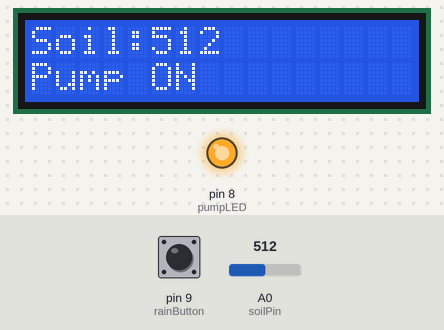
Recording of a sketch running on a simulated Arduino Uno, built with avr-gcc and run on an emulated ATmega328P. On the bench: 16×2 character LCD, output pins drawn as LEDs (lit = HIGH). Inputs (shaded band) come from the test bench; at power-on: A0 (soilPin) = 512, pin 9 (rainButton) HIGH.

Above: at 3.2 s.
3.3 s: A0 (soilPin) set to 462
At 5.2 s:
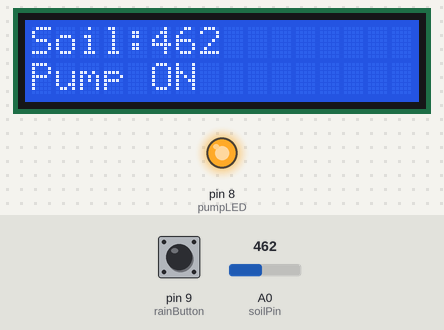
5.5 s: A0 (soilPin) set to 441
At 8.0 s:
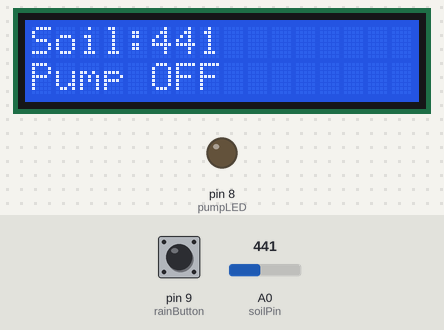
8.5 s: pin 9 (rainButton) pulled LOW for 1.15 s
At 9.8 s:
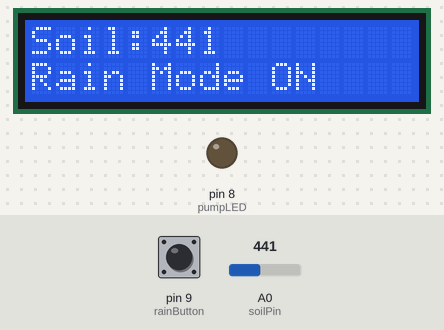
11.6 s: pin 9 (rainButton) pulled LOW for 3.2 s
16.6 s: A0 (soilPin) set to 460
At 18.3 s:
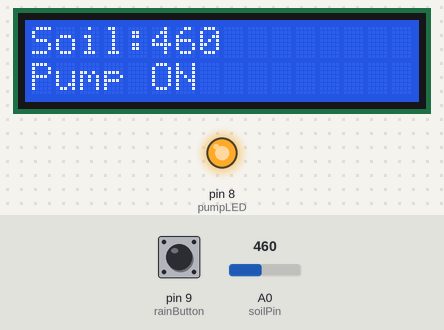
Timing chart, 0 to 19.6 s (numbered marks = the images above; inputs shaded):
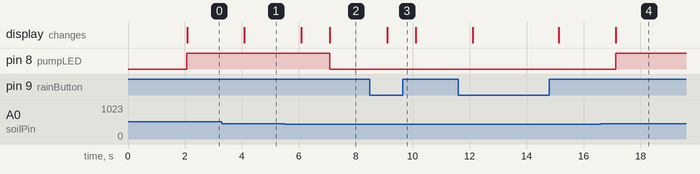

Measured:
- the behaviour switches between 451 and 450 on A0 (soilPin) (found by bisection; images 1 and 2)
- after the input at 3.3 s, the display: changes after 0.78 s (image 1)
- after the input at 5.5 s, pin 8 (pumpLED): HIGH → LOW after 1.6 s; the display: first changes after 0.59 s (image 2 shows a later state)
- after the input at 8.5 s, the display: changes after 0.60 s (image 3)
- after the input at 16.6 s, pin 8 (pumpLED): LOW → HIGH after 0.53 s; the display: changes after 0.53 s (image 4)

The sketch:

smart_irrigation.ino
```cpp
#include <LiquidCrystal.h>

/*
  Smart Irrigation System
  - Soil moisture based irrigation
  - Rain mode (manual override)
  - Predictive drying detection
  - LED represents pump (simulation-safe)
*/

// LCD pins: RS, E, D4, D5, D6, D7
LiquidCrystal lcd(7, 6, 5, 4, 3, 2);

// Pin definitions
const int soilPin   = A0;
const int pumpLED   = 8;   // LED represents pump
const int rainButton = 9;  // Rain mode button

// Variables
int soilValue = 0;
int prevSoilValue = 0;

// Thresholds (adjust if needed)
const int DRY_THRESHOLD = 450;
const int DRYING_RATE   = 20;

void setup() {
  pinMode(pumpLED, OUTPUT);
  pinMode(rainButton, INPUT_PULLUP);

  lcd.begin(16, 2);
  lcd.setCursor(0, 0);
  lcd.print("Smart Irrigation");
  lcd.setCursor(0, 1);
  lcd.print("System Starting");
  delay(2000);
  lcd.clear();

  // Initial soil reading
  prevSoilValue = analogRead(soilPin);
}

void loop() {
  soilValue = analogRead(soilPin);
  bool rainMode = (digitalRead(rainButton) == LOW);

  // Predictive logic: detect fast drying
  bool dryingFast = (prevSoilValue - soilValue) > DRYING_RATE;

  // Display soil value
  lcd.setCursor(0, 0);
  lcd.print("Soil:");
  lcd.print(soilValue);
  lcd.print("   ");

  if (rainMode) {
    // Rain mode forces pump OFF
    digitalWrite(pumpLED, LOW);
    lcd.setCursor(0, 1);
    lcd.print("Rain Mode ON   ");
  }
  else if (soilValue > DRY_THRESHOLD || dryingFast) {
    // Soil dry or drying fast
    digitalWrite(pumpLED, HIGH);
    lcd.setCursor(0, 1);
    lcd.print("Pump ON        ");
  }
  else {
    // Soil sufficiently wet
    digitalWrite(pumpLED, LOW);
    lcd.setCursor(0, 1);
    lcd.print("Pump OFF       ");
  }

  prevSoilValue = soilValue;
  delay(1000);
}
```
